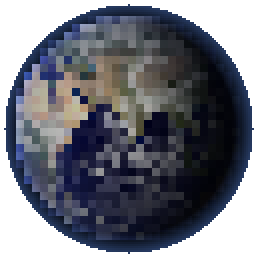
#> input picture assets/earth/earth_generic.png, 128 x 128 px (shown 2 times larger)
$ python process_earth.py
#> lines starting #> are read from the running program, lines starting #| are printed output that depends on the picture
#!/usr/bin/env python3
"""ComfyUI generate + chroma-key post-process for earth_generic.png.

Generation is ComfyUI-only. Pillow is used only to knock out the black
backdrop, crop, and nearest-neighbor fit into a 64x64 RGBA canvas so the
runtime sprite has a transparent background as required by INBOX group (2).
"""
from __future__ import annotations

import hashlib
import json
import os
import subprocess
import sys
import time

from PIL import Image

ROOT = os.path.dirname(os.path.dirname(os.path.abspath(__file__)))
ASSET_PATH = "assets/earth/earth_generic.png"
MANIFEST_PATH = os.path.join(ROOT, "docs", "assets", "MANIFEST.json")
SEED = 20260905101
PROMPT = (
    "pixel art, 16-bit, small round planet Earth sprite, tiny blue globe, "
    "green and brown continent silhouettes, white cloud swirls, circular sphere "
    "centered in frame with padding, isolated game sprite, black background, "
    "no text, no watermark, no rings, no stars, no frame"
)
TARGET = 38  # ~60% of 64x64, matching ship regen padding
DARK = 40


def generate() -> None:
    cmd = [
        sys.executable,
        "tools/comfyui_asset_pipeline.py",
        "--asset-path",
        ASSET_PATH,
        "--prompt",
        PROMPT,
        "--width",
        "512",
        "--height",
        "512",
        "--seed",
        str(SEED),
        "--qa",
        "INBOX group (2) earth regen: 64x64 transparent small blue Earth sphere",
    ]
    print("Generating", ASSET_PATH, "seed", SEED)
    res = subprocess.run(cmd, cwd=ROOT)
    if res.returncode != 0:
        raise SystemExit(res.returncode)


def flood_transparent(img: Image.Image) -> Image.Image:
    img = img.convert("RGBA")
    w, h = img.size
    px = img.load()
    seen = [[False] * h for _ in range(w)]
    stack = []
    for x in range(w):
        stack.append((x, 0))
        stack.append((x, h - 1))
    for y in range(h):
        stack.append((0, y))
        stack.append((w - 1, y))
    while stack:
        x, y = stack.pop()
        if x < 0 or y < 0 or x >= w or y >= h or seen[x][y]:
            continue
        seen[x][y] = True
        r, g, b, a = px[x, y]
        if r >= DARK or g >= DARK or b >= DARK:
            continue
        px[x, y] = (0, 0, 0, 0)
        stack.extend(((x + 1, y), (x - 1, y), (x, y + 1), (x, y - 1)))
    return img


def fit_64(img: Image.Image) -> Image.Image:
    bbox = img.getbbox()
    if not bbox:
        raise SystemExit("earth sprite became fully transparent")
    cropped = img.crop(bbox)
    w, h = cropped.size
    ratio = min(TARGET / w, TARGET / h)
    new_w = max(1, int(w * ratio))
    new_h = max(1, int(h * ratio))
    resized = cropped.resize((new_w, new_h), Image.Resampling.NEAREST)
    final = Image.new("RGBA", (64, 64), (0, 0, 0, 0))
    final.paste(resized, ((64 - new_w) // 2, (64 - new_h) // 2))
    return final


def update_manifest(path: str) -> str:
    full = os.path.join(ROOT, path)
    with open(full, "rb") as fh:
        sha = hashlib.sha256(fh.read()).hexdigest()
    with Image.open(full) as im:
        width, height = im.size
        mode = im.mode
    with open(MANIFEST_PATH, "r", encoding="utf-8") as fh:
        entries = json.load(fh)
    found = False
    for entry in entries:
        if entry.get("path") == path:
            entry["sha256"] = sha
            entry["width"] = width
            entry["height"] = height
            entry["qa"] = (
                f"INBOX group (2): {width}x{height} {mode} transparent Earth sphere, "
                f"seed {SEED}, body ~{TARGET}px with edge padding"
            )
            found = True
            break
    if not found:
        raise SystemExit("manifest missing earth_generic entry after pipeline")
    with open(MANIFEST_PATH, "w", encoding="utf-8") as fh:
        json.dump(entries, fh, indent=2, ensure_ascii=False)
        fh.write("\n")
    return sha


def main() -> int:
    generate()
#> (the call stopped at in generate, `res = subprocess.run(cmd, cwd=ROOT)`: subprocess is not available in this run)
    full = os.path.join(ROOT, ASSET_PATH)
    img = Image.open(full)
#> img is the input picture: PIL image 128x128 RGBA; mean R, G, B, A 43, 45.4, 55.2, 187.7
    processed = fit_64(flood_transparent(img))
#> after the loop in flood_transparent, `while stack:`: seen = 128 items; stack = []
#> in fit_64, `bbox = img.getbbox()`: bbox = (2, 2, 127, 127)
#> in fit_64, `cropped = img.crop(bbox)`:
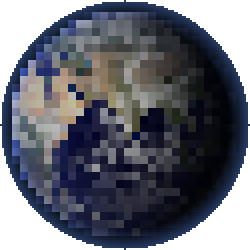
#> cropped: PIL image 125x125 RGBA (shown 2 times larger); mean R, G, B, A 45.1, 47.6, 57.9, 196.8; transparent parts drawn white
#> in fit_64, `resized = cropped.resize((new_w, new_h), Image.Resampling.NEAREST)`:
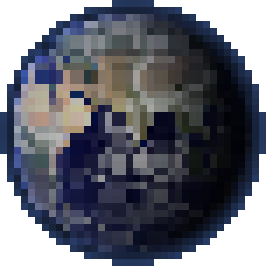
#> resized: PIL image 38x38 RGBA (shown 7 times larger); mean R, G, B, A 44.8, 47.4, 57.9, 197.1; transparent parts drawn white
#> in fit_64, `final = Image.new("RGBA", (64, 64), (0, 0, 0, 0))`: final: PIL image 64x64 RGBA; every value is 0
#> in fit_64, `final.paste(resized, ((64 - new_w) // 2, (64 - new_h) // 2))`:
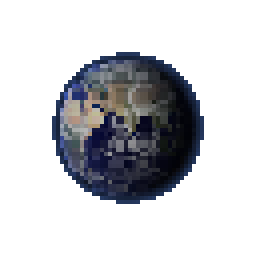
#> final: PIL image 64x64 RGBA (shown 4 times larger); mean R, G, B, A 15.8, 16.7, 20.4, 69.5; transparent parts drawn white
    processed.save(full)
    opaque = sum(1 for p in processed.getdata() if p[3] > 0)
#> opaque = 1116
    print(f"Saved {ASSET_PATH} mode={processed.mode} opaque={opaque}/4096")
#| Saved assets/earth/earth_generic.png mode=RGBA opaque=1116/4096
    sha = update_manifest(ASSET_PATH)
    print(f"manifest sha256={sha}")
    print("downloaded_at", time.strftime("%Y-%m-%dT%H:%M:%SZ", time.gmtime()))
    return 0


if __name__ == "__main__":
#> (the run stopped early here; a loop or call above may not have finished)
